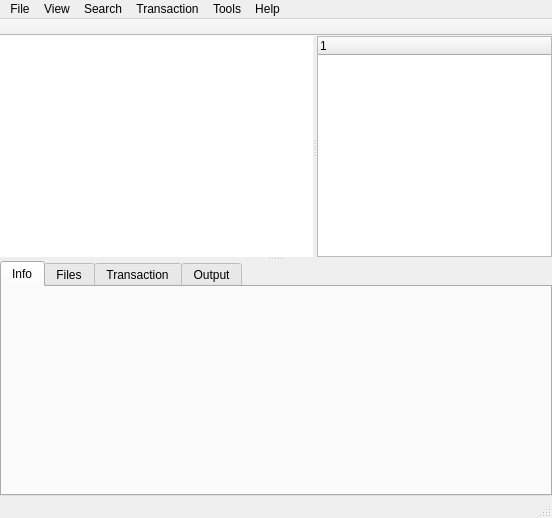
<?xml version="1.0" encoding="UTF-8"?>
<ui version="4.0">
 <class>MainWindow</class>
 <widget class="QMainWindow" name="MainWindow">
  <property name="geometry">
   <rect>
    <x>0</x>
    <y>0</y>
    <width>552</width>
    <height>518</height>
   </rect>
  </property>
  <property name="windowTitle">
   <string>Octopi</string>
  </property>
  <property name="windowIcon">
   <iconset>
    <normaloff>:/resorces/icons/resources/icons/octopi_yellow.png</normaloff>:/resorces/icons/resources/icons/octopi_yellow.png</iconset>
  </property>
  <widget class="QWidget" name="centralWidget">
   <property name="enabled">
    <bool>true</bool>
   </property>
   <layout class="QGridLayout" name="gridLayout">
    <property name="leftMargin">
     <number>0</number>
    </property>
    <property name="topMargin">
     <number>0</number>
    </property>
    <property name="rightMargin">
     <number>0</number>
    </property>
    <property name="bottomMargin">
     <number>0</number>
    </property>
    <property name="spacing">
     <number>0</number>
    </property>
    <item row="0" column="0">
     <widget class="QSplitter" name="splitterHorizontal">
      <property name="orientation">
       <enum>Qt::Vertical</enum>
      </property>
      <widget class="QSplitter" name="splitterVertical">
       <property name="orientation">
        <enum>Qt::Horizontal</enum>
       </property>
       <widget class="QTreeView" name="tvPackages">
        <property name="sizePolicy">
         <sizepolicy hsizetype="Expanding" vsizetype="MinimumExpanding">
          <horstretch>0</horstretch>
          <verstretch>0</verstretch>
         </sizepolicy>
        </property>
        <property name="minimumSize">
         <size>
          <width>0</width>
          <height>0</height>
         </size>
        </property>
        <property name="maximumSize">
         <size>
          <width>16777215</width>
          <height>16777215</height>
         </size>
        </property>
        <property name="frameShape">
         <enum>QFrame::NoFrame</enum>
        </property>
        <property name="frameShadow">
         <enum>QFrame::Plain</enum>
        </property>
        <property name="indentation">
         <number>20</number>
        </property>
       </widget>
       <widget class="QTreeWidget" name="twGroups">
        <property name="maximumSize">
         <size>
          <width>235</width>
          <height>16777215</height>
         </size>
        </property>
        <column>
         <property name="text">
          <string notr="true">1</string>
         </property>
        </column>
       </widget>
      </widget>
      <widget class="QTabWidget" name="twProperties">
       <property name="sizePolicy">
        <sizepolicy hsizetype="Expanding" vsizetype="Expanding">
         <horstretch>0</horstretch>
         <verstretch>0</verstretch>
        </sizepolicy>
       </property>
       <property name="minimumSize">
        <size>
         <width>0</width>
         <height>235</height>
        </size>
       </property>
       <property name="currentIndex">
        <number>0</number>
       </property>
       <widget class="QWidget" name="tabInfo">
        <attribute name="title">
         <string>Info</string>
        </attribute>
       </widget>
       <widget class="QWidget" name="tbFiles">
        <attribute name="title">
         <string>Files</string>
        </attribute>
       </widget>
       <widget class="QWidget" name="tabTransaction">
        <attribute name="title">
         <string>Transaction</string>
        </attribute>
       </widget>
       <widget class="QWidget" name="tabOutput">
        <attribute name="title">
         <string>Output</string>
        </attribute>
       </widget>
      </widget>
     </widget>
    </item>
   </layout>
  </widget>
  <widget class="QMenuBar" name="menuBar">
   <property name="geometry">
    <rect>
     <x>0</x>
     <y>0</y>
     <width>552</width>
     <height>19</height>
    </rect>
   </property>
   <property name="contextMenuPolicy">
    <enum>Qt::NoContextMenu</enum>
   </property>
   <widget class="QMenu" name="menuHelp">
    <property name="title">
     <string>Help</string>
    </property>
    <addaction name="actionHelpUsage"/>
    <addaction name="separator"/>
    <addaction name="actionHelpAbout"/>
   </widget>
   <widget class="QMenu" name="menuView">
    <property name="title">
     <string>View</string>
    </property>
    <addaction name="actionNonInstalledPackages"/>
    <addaction name="separator"/>
    <addaction name="actionShow_Package_list"/>
    <addaction name="actionShow_Dependencies"/>
    <addaction name="actionShow_Required_by"/>
   </widget>
   <widget class="QMenu" name="menuTransaction">
    <property name="title">
     <string>Transaction</string>
    </property>
    <addaction name="actionCommit"/>
    <addaction name="actionRollback"/>
   </widget>
   <widget class="QMenu" name="menuFile">
    <property name="title">
     <string>File</string>
    </property>
    <addaction name="actionGetNews"/>
    <addaction name="actionSyncPackages"/>
    <addaction name="actionSystemUpgrade"/>
    <addaction name="separator"/>
    <addaction name="actionInstallLocalPackage"/>
    <addaction name="actionOpenRootTerminal"/>
    <addaction name="separator"/>
    <addaction name="actionExit"/>
   </widget>
   <widget class="QMenu" name="menuSearch">
    <property name="title">
     <string>Search</string>
    </property>
    <addaction name="actionSearchByDescription"/>
    <addaction name="actionSearchByName"/>
   </widget>
   <widget class="QMenu" name="menuTools">
    <property name="title">
     <string>Tools</string>
    </property>
    <addaction name="actionPacmanLogViewer"/>
    <addaction name="actionRepositoryEditor"/>
   </widget>
   <addaction name="menuFile"/>
   <addaction name="menuView"/>
   <addaction name="menuSearch"/>
   <addaction name="menuTransaction"/>
   <addaction name="menuTools"/>
   <addaction name="menuHelp"/>
  </widget>
  <widget class="QToolBar" name="mainToolBar">
   <property name="contextMenuPolicy">
    <enum>Qt::NoContextMenu</enum>
   </property>
   <property name="movable">
    <bool>false</bool>
   </property>
   <attribute name="toolBarArea">
    <enum>TopToolBarArea</enum>
   </attribute>
   <attribute name="toolBarBreak">
    <bool>false</bool>
   </attribute>
  </widget>
  <widget class="QStatusBar" name="statusBar"/>
  <action name="actionHelpAbout">
   <property name="text">
    <string>About</string>
   </property>
   <property name="iconText">
    <string>About</string>
   </property>
   <property name="iconVisibleInMenu">
    <bool>true</bool>
   </property>
  </action>
  <action name="actionNonInstalledPackages">
   <property name="checkable">
    <bool>true</bool>
   </property>
   <property name="checked">
    <bool>true</bool>
   </property>
   <property name="text">
    <string>Non installed</string>
   </property>
   <property name="shortcut">
    <string>Ctrl+N</string>
   </property>
  </action>
  <action name="actionCommit">
   <property name="icon">
    <iconset resource="../resources.qrc">
     <normaloff>:/resources/images/commit.png</normaloff>:/resources/images/commit.png</iconset>
   </property>
   <property name="text">
    <string>Commit</string>
   </property>
   <property name="shortcut">
    <string>Ctrl+M</string>
   </property>
  </action>
  <action name="actionRollback">
   <property name="icon">
    <iconset resource="../resources.qrc">
     <normaloff>:/resources/images/rollback.png</normaloff>:/resources/images/rollback.png</iconset>
   </property>
   <property name="text">
    <string>Rollback</string>
   </property>
   <property name="shortcut">
    <string>Ctrl+B</string>
   </property>
  </action>
  <action name="actionSyncPackages">
   <property name="icon">
    <iconset resource="../resources.qrc">
     <normaloff>:/resources/images/refresh.png</normaloff>:/resources/images/refresh.png</iconset>
   </property>
   <property name="text">
    <string>Sync database</string>
   </property>
   <property name="shortcut">
    <string>Ctrl+D</string>
   </property>
  </action>
  <action name="actionExit">
   <property name="icon">
    <iconset resource="../resources.qrc">
     <normaloff>:/resources/images/exit.png</normaloff>:/resources/images/exit.png</iconset>
   </property>
   <property name="text">
    <string>Exit</string>
   </property>
   <property name="shortcut">
    <string>Ctrl+Q</string>
   </property>
  </action>
  <action name="actionSystemUpgrade">
   <property name="icon">
    <iconset resource="../resources.qrc">
     <normaloff>:/resources/images/fast_forward.png</normaloff>:/resources/images/fast_forward.png</iconset>
   </property>
   <property name="text">
    <string>System upgrade</string>
   </property>
   <property name="shortcut">
    <string>Ctrl+U</string>
   </property>
  </action>
  <action name="actionInstall">
   <property name="icon">
    <iconset resource="../resources.qrc">
     <normaloff>:/resources/images/toinstall.png</normaloff>:/resources/images/toinstall.png</iconset>
   </property>
   <property name="text">
    <string>Install</string>
   </property>
   <property name="toolTip">
    <string>Install</string>
   </property>
  </action>
  <action name="actionRemove">
   <property name="icon">
    <iconset resource="../resources.qrc">
     <normaloff>:/resources/images/toremove.png</normaloff>:/resources/images/toremove.png</iconset>
   </property>
   <property name="text">
    <string>Remove</string>
   </property>
   <property name="toolTip">
    <string>Remove</string>
   </property>
  </action>
  <action name="actionOutdated_packages">
   <property name="text">
    <string>Outdated packages</string>
   </property>
  </action>
  <action name="actionGetNews">
   <property name="icon">
    <iconset resource="../resources.qrc">
     <normaloff>:/resources/images/rss.png</normaloff>:/resources/images/rss.png</iconset>
   </property>
   <property name="text">
    <string>Get latest distro news</string>
   </property>
   <property name="shortcut">
    <string>Ctrl+G</string>
   </property>
  </action>
  <action name="actionRemoveGroup">
   <property name="icon">
    <iconset resource="../resources.qrc">
     <normaloff>:/resources/images/toremove.png</normaloff>:/resources/images/toremove.png</iconset>
   </property>
   <property name="text">
    <string>Remove group</string>
   </property>
  </action>
  <action name="actionInstallGroup">
   <property name="icon">
    <iconset resource="../resources.qrc">
     <normaloff>:/resources/images/toinstall.png</normaloff>:/resources/images/toinstall.png</iconset>
   </property>
   <property name="text">
    <string>Install group</string>
   </property>
  </action>
  <action name="actionCollapseItem">
   <property name="icon">
    <iconset resource="../resources.qrc">
     <normaloff>:/resources/images/collapse.png</normaloff>:/resources/images/collapse.png</iconset>
   </property>
   <property name="text">
    <string>Collapse item</string>
   </property>
  </action>
  <action name="actionExpandItem">
   <property name="icon">
    <iconset resource="../resources.qrc">
     <normaloff>:/resources/images/expand.png</normaloff>:/resources/images/expand.png</iconset>
   </property>
   <property name="text">
    <string>Expand item</string>
   </property>
  </action>
  <action name="actionCollapseAllItems">
   <property name="icon">
    <iconset resource="../resources.qrc">
     <normaloff>:/resources/images/collapse.png</normaloff>:/resources/images/collapse.png</iconset>
   </property>
   <property name="text">
    <string>Collapse all items</string>
   </property>
  </action>
  <action name="actionExpandAllItems">
   <property name="icon">
    <iconset resource="../resources.qrc">
     <normaloff>:/resources/images/expand.png</normaloff>:/resources/images/expand.png</iconset>
   </property>
   <property name="text">
    <string>Expand all items</string>
   </property>
  </action>
  <action name="actionOpenFile">
   <property name="icon">
    <iconset resource="../resources.qrc">
     <normaloff>:/resources/images/binary.png</normaloff>:/resources/images/binary.png</iconset>
   </property>
   <property name="text">
    <string>Open file</string>
   </property>
  </action>
  <action name="actionEditFile">
   <property name="icon">
    <iconset resource="../resources.qrc">
     <normaloff>:/resources/images/editfile.png</normaloff>:/resources/images/editfile.png</iconset>
   </property>
   <property name="text">
    <string>Edit file</string>
   </property>
  </action>
  <action name="actionOpenDirectory">
   <property name="icon">
    <iconset resource="../resources.qrc">
     <normaloff>:/resources/images/folder.png</normaloff>:/resources/images/folder.png</iconset>
   </property>
   <property name="text">
    <string>Open directory</string>
   </property>
  </action>
  <action name="actionOpenTerminal">
   <property name="icon">
    <iconset resource="../resources.qrc">
     <normaloff>:/resources/images/terminal.png</normaloff>:/resources/images/terminal.png</iconset>
   </property>
   <property name="text">
    <string>Open terminal here</string>
   </property>
  </action>
  <action name="actionRemoveTransactionItem">
   <property name="icon">
    <iconset resource="../resources.qrc">
     <normaloff>:/resources/images/window_close.png</normaloff>:/resources/images/window_close.png</iconset>
   </property>
   <property name="text">
    <string>Remove item</string>
   </property>
   <property name="iconVisibleInMenu">
    <bool>true</bool>
   </property>
  </action>
  <action name="actionRemoveTransactionItems">
   <property name="icon">
    <iconset resource="../resources.qrc">
     <normaloff>:/resources/images/window_close.png</normaloff>:/resources/images/window_close.png</iconset>
   </property>
   <property name="text">
    <string>Remove items</string>
   </property>
   <property name="iconVisibleInMenu">
    <bool>true</bool>
   </property>
  </action>
  <action name="actionSearchByDescription">
   <property name="checkable">
    <bool>true</bool>
   </property>
   <property name="text">
    <string>By description</string>
   </property>
  </action>
  <action name="actionSearchByName">
   <property name="checkable">
    <bool>true</bool>
   </property>
   <property name="text">
    <string>By name</string>
   </property>
  </action>
  <action name="actionFindFileInPackage">
   <property name="icon">
    <iconset resource="../resources.qrc">
     <normaloff>:/resources/images/find.png</normaloff>:/resources/images/find.png</iconset>
   </property>
   <property name="text">
    <string>Find a file</string>
   </property>
  </action>
  <action name="actionOpenRootTerminal">
   <property name="icon">
    <iconset resource="../resources.qrc">
     <normaloff>:/resources/images/terminal.png</normaloff>:/resources/images/terminal.png</iconset>
   </property>
   <property name="text">
    <string>Open root terminal</string>
   </property>
  </action>
  <action name="actionHelpUsage">
   <property name="text">
    <string>Usage</string>
   </property>
   <property name="shortcut">
    <string>F1</string>
   </property>
   <property name="iconVisibleInMenu">
    <bool>true</bool>
   </property>
  </action>
  <action name="actionInstallLocalPackage">
   <property name="text">
    <string>Install local package...</string>
   </property>
  </action>
  <action name="actionInstallYaourt">
   <property name="icon">
    <iconset resource="../resources.qrc">
     <normaloff>:/resources/images/toinstall.png</normaloff>:/resources/images/toinstall.png</iconset>
   </property>
   <property name="text">
    <string>Install</string>
   </property>
  </action>
  <action name="actionPacmanLogViewer">
   <property name="enabled">
    <bool>true</bool>
   </property>
   <property name="text">
    <string>Pacman Log Viewer</string>
   </property>
   <property name="visible">
    <bool>true</bool>
   </property>
  </action>
  <action name="actionRepositoryEditor">
   <property name="icon">
    <iconset resource="../resources.qrc">
     <normaloff>:/resources/images/octopi_red.png</normaloff>:/resources/images/octopi_red.png</iconset>
   </property>
   <property name="text">
    <string>Repository Editor</string>
   </property>
  </action>
  <action name="actionShow_Dependencies">
   <property name="text">
    <string>Show Dependencies (experimental)</string>
   </property>
  </action>
  <action name="actionShow_Package_list">
   <property name="text">
    <string>Show Package list</string>
   </property>
  </action>
  <action name="actionShow_Required_by">
   <property name="text">
    <string>Show Required by (experimental)</string>
   </property>
  </action>
 </widget>
 <layoutdefault spacing="6" margin="11"/>
 <tabstops>
  <tabstop>tvPackages</tabstop>
  <tabstop>twProperties</tabstop>
 </tabstops>
 <resources>
  <include location="../resources.qrc"/>
 </resources>
 <connections/>
</ui>
